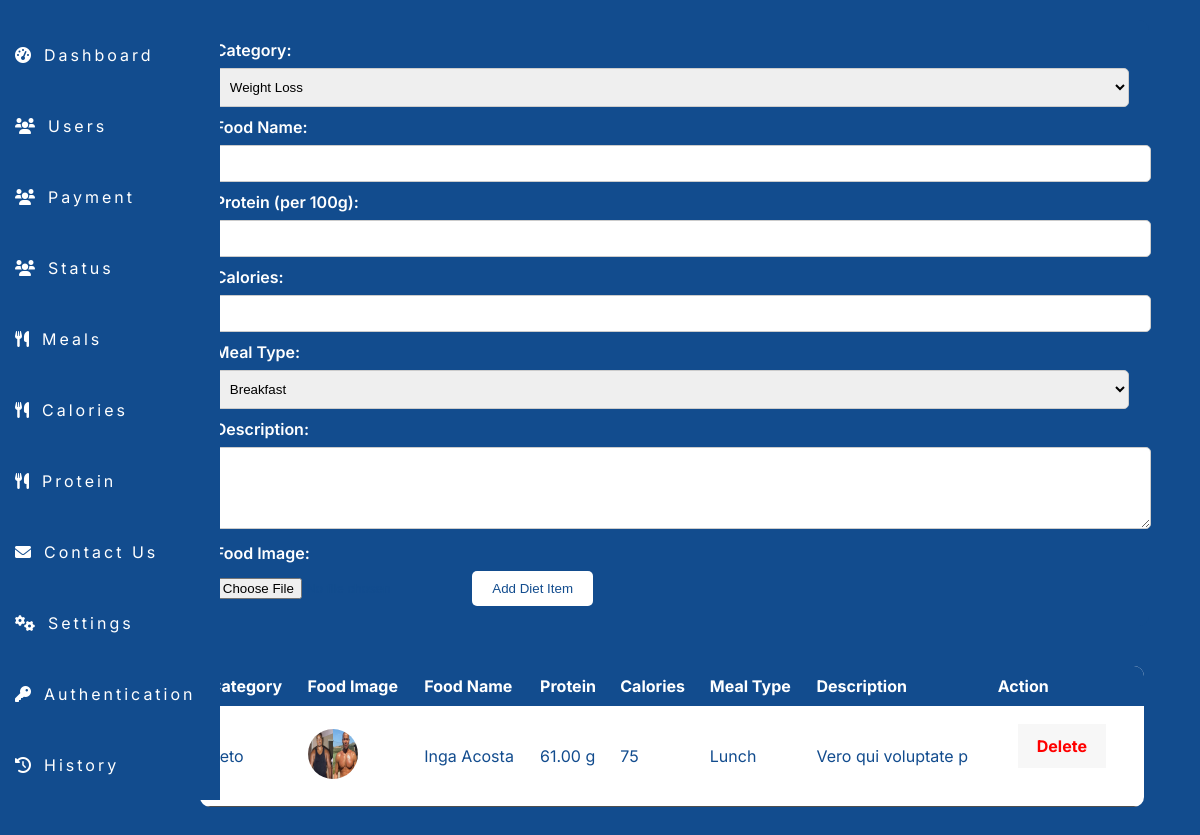
Page /admin/meal.php on the committed database.
### tables this page shows
CREATE TABLE `diets` (
  `id` int(11) NOT NULL,
  `category` enum('weight-loss','weight-gain','keto') NOT NULL,
  `food_image` varchar(255) DEFAULT NULL,
  `food_name` varchar(255) NOT NULL,
  `protein` decimal(5,2) NOT NULL,
  `calories` int(11) NOT NULL,
  `meal_type` enum('breakfast','lunch','dinner') NOT NULL,
  `description` text DEFAULT NULL
);

### admin/meal.php (the view, shortened to what this page needs)
<?php
include 'db_connection.php';
$sql = "SELECT * FROM diets";
$result = $pdo->query($sql);
include 'navbar.php';
?>
<!DOCTYPE html>
<html lang="en">
<head>
    <link rel="stylesheet" href="./cssadmin/meal.css">
</head>
<body>
    <div class="container">
        <form method="post" enctype="multipart/form-data">
            <label for="category">Category:</label>
            <select name="category" required>
                <option value="weight-loss">Weight Loss</option>
            </select>
            <label for="food_name">Food Name:</label>
            <input type="text" name="food_name" required>
            <label for="protein">Protein (per 100g):</label>
            <input type="number" step="0.1" name="protein" required>
            <label for="calories">Calories:</label>
            <input type="number" name="calories" required>
            <label for="meal_type">Meal Type:</label>
            <select name="meal_type" required>
                <option value="breakfast">Breakfast</option>
            </select>
            <label for="description">Description:</label>
            <textarea name="description" rows="4"></textarea>
            <label for="food_image">Food Image:</label>
            <input type="file" name="food_image" accept="image/*" required>
            <button type="submit">Add Diet Item</button>
        </form>
        <table>
            <thead>
                <tr>
                    <th>Category</th>
                    <th>Food Image</th>
                    <th>Food Name</th>
                    <th>Protein</th>
                    <th>Calories</th>
                    <th>Meal Type</th>
                    <th>Description</th>
                    <th>Action</th>
                </tr>
            </thead>
            <tbody>
                <?php while ($row = $result->fetch(PDO::FETCH_ASSOC)): ?>
                    <tr>
                        <td><?php echo ucfirst($row['category']); ?></td>
                        <td><img src="<?php echo htmlspecialchars($row['food_image']); ?>" alt="<?php echo htmlspecialchars($row['food_name']); ?>" width="50" height="50"></td>
                        <td><?php echo htmlspecialchars($row['food_name']); ?></td>
                        <td><?php echo $row['protein']; ?> g</td>
                        <td><?php echo $row['calories']; ?></td>
                        <td><?php echo ucfirst($row['meal_type']); ?></td>
                        <td><?php echo htmlspecialchars($row['description']); ?></td>
                        <td>
                            <form class="dtb" method="post" onsubmit="return confirm('Are you sure you want to delete this item?');">
                                <button" class="dt" type="submit">Delete</button>
                            </form>
                        </td>
                    </tr>
                <?php endwhile; ?>
            </tbody>
        </table>
    </div>
</body>
</html>

### admin/cssadmin/meal.css (style rules this page uses)
body { background-color: #124c8e; color: #124c8e; font-family: 'Inter', sans-serif; margin: 0px; padding: 0px; }
.dt { color: red; padding: 12px 19px; background-color: #f7f7f7; font-weight: bolder; }
.dtb { background-color: #ffffff; }
.container { padding: 20px; display: flex; flex-direction: column; justify-content: flex-start; align-items: center; height: 100vh; margin-left: 12%; }
label { color: white; }
form { background-color: #124c8e; padding: 20px 20px; border-radius: 10px; width: 90%; margin-bottom: 20px; }
label { display: block; font-weight: 600; margin-bottom: 8px; }
input[type="text"], input[type="number"], textarea, select { padding: 10px; border: 1px solid #ccc; border-radius: 5px; width: 100%; margin-bottom: 10px; }
button { background-color: #ffffff; color: #124c8e; padding: 10px 20px; border: none; border-radius: 5px; cursor: pointer; transition: background-color 0.3s; }
table { width: 93%; border-collapse: collapse; background-color: white; border-radius: 10px; overflow: hidden; padding: 2% 5%; margin: 2% 2%; }
th { background-color: #124c8e; color: white; padding: 10px; text-align: left; border-bottom: 0px solid #4e4e4e; }
td { padding: 10px; border-bottom: 1px solid #4e4e4e; }
img { border-radius: 50%; width: 50px; height: 50px; }

### rows in the picture
diets: category "Keto", food_image (picture), food_name "Inga Acosta", protein "61.00", calories "75", meal_type "Lunch", description "Vero qui voluptate p"
